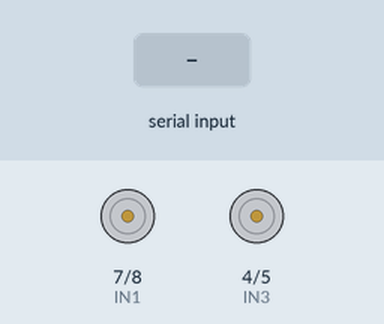
The sketch below on a simulated Arduino Uno, built with avr-gcc and run on an emulated ATmega328P. Shown: motor-driver pin pairs drawn as motors (green arrow = first pin HIGH = forward, orange = second pin HIGH = backward, longer = more drive, scaled by the enable pin). Inputs (shaded band) come from the test bench. What the sketch prints to the serial monitor is not drawn.

Above: at 1.2 s.
1.3 s: "f" received over the second serial link
At 1.9 s:
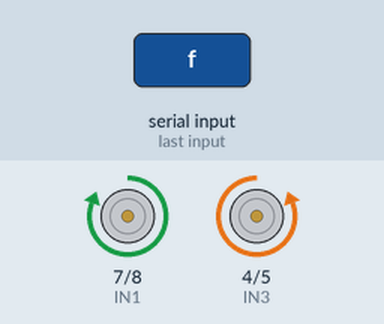
2.8 s: "b" received over the second serial link
At 4.0 s:
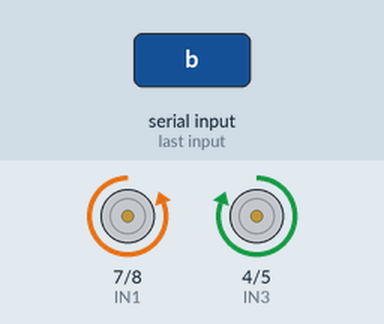
4.3 s: "l" received over the second serial link
At 5.3 s:
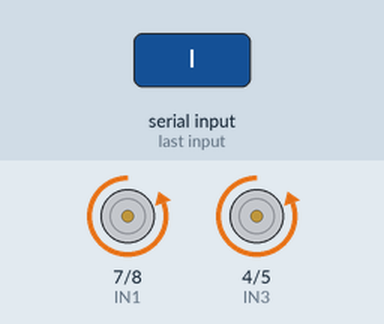
5.8 s: "r" received over the second serial link
At 6.5 s:
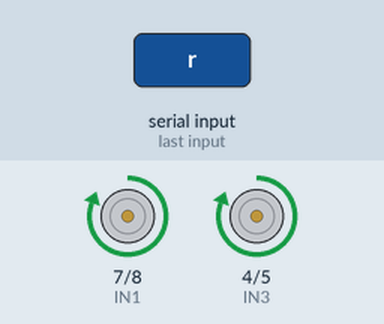
7.3 s: "s" received over the second serial link
At 7.7 s:
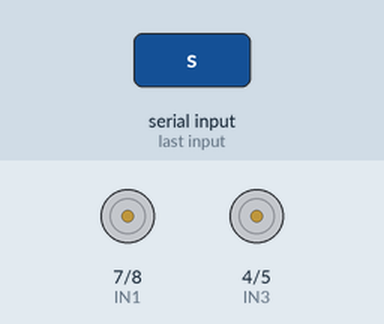
Timing chart, 0 to 9.8 s (numbered marks = the images above; inputs shaded):
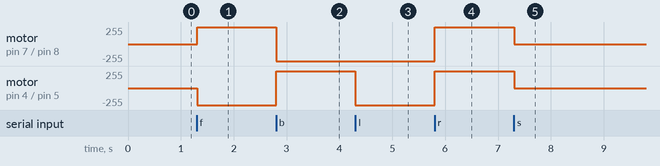

Measured:
- after the input at 1.3 s, motor on pin 7 (IN1) / pin 8 (IN2): stopped → forward 255/255 at once; motor on pin 4 (IN3) / pin 5 (IN4): stopped → backward 255/255 at once
- after the input at 2.8 s, motor on pin 7 (IN1) / pin 8 (IN2): forward 255/255 → backward 255/255 at once; motor on pin 4 (IN3) / pin 5 (IN4): backward 255/255 → forward 255/255 at once
- after the input at 4.3 s, motor on pin 4 (IN3) / pin 5 (IN4): forward 255/255 → backward 255/255 at once
- after the input at 5.8 s, motor on pin 7 (IN1) / pin 8 (IN2), motor on pin 4 (IN3) / pin 5 (IN4): backward 255/255 → forward 255/255 at once
- after the input at 7.3 s, motor on pin 7 (IN1) / pin 8 (IN2), motor on pin 4 (IN3) / pin 5 (IN4): forward 255/255 → stopped at once

The sketch:

Auto_V2.ino
```cpp
#include <SoftwareSerial.h>
#define TXD 10
#define RXD 11
#define IN1 7
#define IN2 8
#define IN3 4
#define IN4 5
#define EN1 6
#define EN2 3

SoftwareSerial modu(TXD, RXD);
char accion = 's';

void setup() {
  modu.begin(9600);
  Serial.begin(9600);

  pinMode(IN2, OUTPUT);
  pinMode(IN1, OUTPUT);
  pinMode(IN4, OUTPUT);
  pinMode(IN3, OUTPUT);
  pinMode(EN1, OUTPUT);
  pinMode(EN2, OUTPUT);
  digitalWrite(EN1, HIGH);
  digitalWrite(EN2, HIGH);
}

void loop() {
  //IMPORTANTE: SERIAL Y MODU A 9600
  if (modu.available()) {
    accion = modu.read();
  }
  Serial.println(accion);
  switch (accion) {
    case 'f':
      adelante();
      break;
    case 'b':
      atras();
      break;
    case 'l':
      izquierda();
      break;
    case 'r':
      derecha();
      break;
    case 's':
      freno();
      break;
  }
}

void derecha() {
  digitalWrite(IN1, HIGH);
  digitalWrite(IN2, LOW);
  digitalWrite(IN3, HIGH);
  digitalWrite(IN4, LOW);
}

void izquierda() {
  digitalWrite(IN1, LOW);
  digitalWrite(IN2, HIGH);
  digitalWrite(IN3, LOW);
  digitalWrite(IN4, HIGH);
}

void adelante() {
  digitalWrite(IN1, HIGH);
  digitalWrite(IN2, LOW);
  digitalWrite(IN3, LOW);
  digitalWrite(IN4, HIGH);
}

void atras() {
  digitalWrite(IN1, LOW);
  digitalWrite(IN2, HIGH);
  digitalWrite(IN3, HIGH);
  digitalWrite(IN4, LOW);
}


void freno() {
  digitalWrite(IN1, LOW);
  digitalWrite(IN2, LOW);
  digitalWrite(IN3, LOW);
  digitalWrite(IN4, LOW);
}
```
